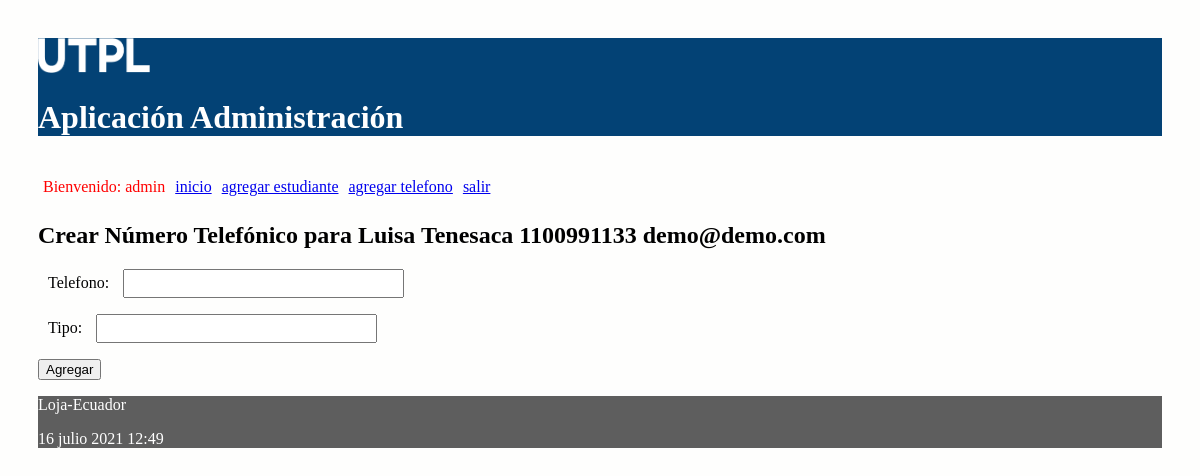
/crear/numero/telefonico/estudiante/2 (signed in), run on an earlier commit of the app's database.
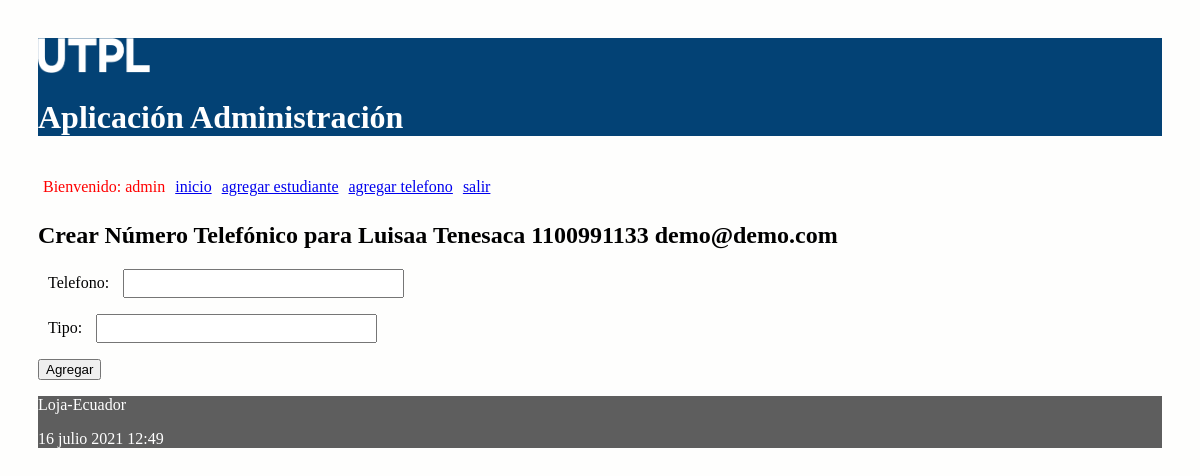
And on a later commit of the database.
### administrativo/models.py (models this page shows)
class Estudiante(models.Model):
    nombre = models.CharField(max_length=30)
    apellido = models.CharField(max_length=30)
    cedula = models.CharField(max_length=30, unique=True)
    correo = models.EmailField()
    def __str__(self):
        return "%s %s %s %s" % (self.nombre,
                self.apellido,
                self.cedula,
                self.correo)

### administrativo/views.py (the view)
def crear_numero_telefonico_estudiante(request, id):
    estudiante = Estudiante.objects.get(pk=id)
    if request.method=='POST':
        formulario = NumeroTelefonicoEstudianteForm(estudiante, request.POST)
        print(formulario.errors)
        if formulario.is_valid():
            formulario.save()
            return redirect(index)
    else:
        formulario = NumeroTelefonicoEstudianteForm(estudiante)
    diccionario = {'formulario': formulario, 'estudiante': estudiante}
    return render(request, 'crearNumeroTelefonicoEstudiante.html', diccionario)

### administrativo/forms.py
class NumeroTelefonicoEstudianteForm(ModelForm):
    def __init__(self, estudiante, *args, **kwargs):
        super(NumeroTelefonicoEstudianteForm, self).__init__(*args, **kwargs)
        self.initial['estudiante'] = estudiante
        self.fields["estudiante"].widget = forms.widgets.HiddenInput()
        print(estudiante)
    class Meta:
        model = NumeroTelefonico
        fields = ['telefono', 'tipo', 'estudiante']

### administrativo/templates/crearNumeroTelefonicoEstudiante.html (shortened to what this page needs)
{% extends "master.html" %}
{% block content %}
<h2>Crear Número Telefónico para {{estudiante}}</h3>
<form action="" method="post">
  {{formulario.as_p}}
  <p><input type='submit' value='Agregar'/></p>
</form>
{% endblock %}

What changed in the data, as far as the page shows it:
changed Estudiante: nombre+apellido+cedula "Luisa Tenesaca 1100991133 demo@demo.com" → "Luisaa Tenesaca 1100991133 demo@demo.com"
